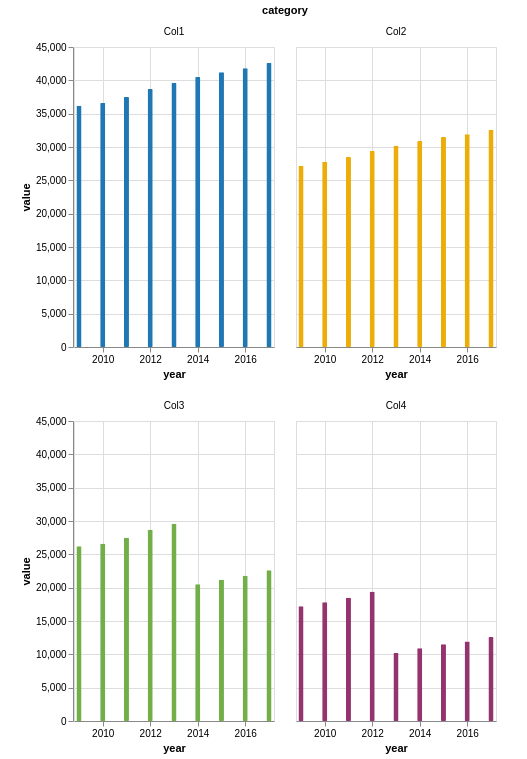

The specification (Vega-Lite) saved for this image:
### Vega-Lite specification from a JSON file in a GitHub repository (floating-point values rounded to 4 significant figures)
{"$schema": "https://vega.github.io/schema/vega-lite/v5.json", "mode": "vega-lite", "data": {"values": [{"year": "2009", "category": "Col1", "value": 36200}, {"year": "2009", "category": "Col2", "value": 27200}, {"year": "2009", "category": "Col3", "value": 26200}, {"year": "2009", "category": "Col4", "value": 17200}, {"year": "2010", "category": "Col1", "value": 36600}, {"year": "2010", "category": "Col2", "value": 27800}, {"year": "2010", "category": "Col3", "value": 26600}, {"year": "2010", "category": "Col4", "value": 17800}, {"year": "2011", "category": "Col1", "value": 37500}, {"year": "2011", "category": "Col2", "value": 28500}, {"year": "2011", "category": "Col3", "value": 27500}, {"year": "2011", "category": "Col4", "value": 18500}, {"year": "2012", "category": "Col1", "value": 38700}, {"year": "2012", "category": "Col2", "value": 29400}, {"year": "2012", "category": "Col3", "value": 28700}, {"year": "2012", "category": "Col4", "value": 19400}, {"year": "2013", "category": "Col1", "value": 39600}, {"year": "2013", "category": "Col2", "value": 30200}, {"year": "2013", "category": "Col3", "value": 29600}, {"year": "2013", "category": "Col4", "value": 10200}, {"year": "2014", "category": "Col1", "value": 40500}, {"year": "2014", "category": "Col2", "value": 30900}, {"year": "2014", "category": "Col3", "value": 20500}, {"year": "2014", "category": "Col4", "value": 10900}, {"year": "2015", "category": "Col1", "value": 41200}, {"year": "2015", "category": "Col2", "value": 31500}, {"year": "2015", "category": "Col3", "value": 21200}, {"year": "2015", "category": "Col4", "value": 11500}, {"year": "2016", "category": "Col1", "value": 41803}, {"year": "2016", "category": "Col2", "value": 31931}, {"year": "2016", "category": "Col3", "value": 21803}, {"year": "2016", "category": "Col4", "value": 11931}, {"year": "2017", "category": "Col1", "value": 42600}, {"year": "2017", "category": "Col2", "value": 32600}, {"year": "2017", "category": "Col3", "value": 22600}, {"year": "2017", "category": "Col4", "value": 12600}]}, "padding": {"left": 20, "top": 5, "right": 30, "bottom": 5}, "width": 200, "height": 300, "background": "#ffffff", "mark": {"type": "bar", "cornerRadius": 1, "tooltip": true, "binSpacing": 1}, "resolve": {"scale": {"color": "independent"}, "axis": {"x": "independent", "y": "shared"}}, "encoding": {"facet": {"field": "category", "type": "nominal", "columns": 2, "spacing": 20}, "x": {"field": "year", "type": "temporal", "axis": {"title": "year", "orient": "bottom", "format": "%Y"}}, "y": {"type": "quantitative", "field": "value", "axis": {"title": "value", "orient": "left"}}, "opacity": {"value": 1}, "color": {"field": "category", "type": "nominal", "scale": {"domain": ["Col1", "Col2", "Col3", "Col4"], "range": ["#1f77b4", "#EDAD08", "#73AF48", "#94346E"]}, "legend": null}}}
